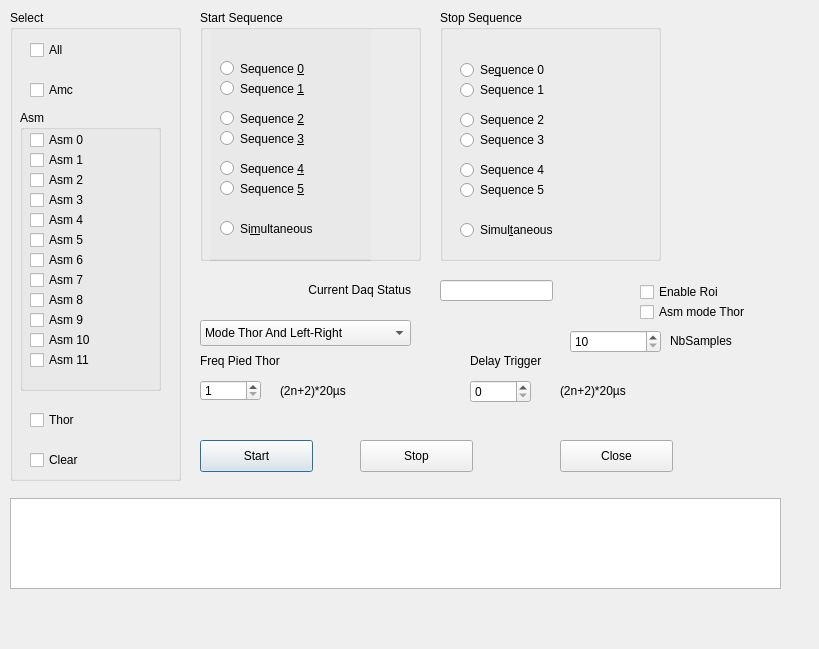
<?xml version="1.0" encoding="UTF-8"?>
<ui version="4.0">
 <class>Dial_AllDaq</class>
 <widget class="QDialog" name="Dial_AllDaq">
  <property name="geometry">
   <rect>
    <x>0</x>
    <y>0</y>
    <width>819</width>
    <height>649</height>
   </rect>
  </property>
  <property name="windowTitle">
   <string>DAQ All Module </string>
  </property>
  <widget class="QCheckBox" name="checkBox_Amc">
   <property name="geometry">
    <rect>
     <x>30</x>
     <y>80</y>
     <width>86</width>
     <height>20</height>
    </rect>
   </property>
   <property name="text">
    <string>Amc</string>
   </property>
  </widget>
  <widget class="QCheckBox" name="checkBox_Asm_0">
   <property name="geometry">
    <rect>
     <x>30</x>
     <y>130</y>
     <width>86</width>
     <height>20</height>
    </rect>
   </property>
   <property name="text">
    <string>Asm 0</string>
   </property>
  </widget>
  <widget class="QCheckBox" name="checkBox_Thor">
   <property name="geometry">
    <rect>
     <x>30</x>
     <y>410</y>
     <width>86</width>
     <height>20</height>
    </rect>
   </property>
   <property name="text">
    <string>Thor</string>
   </property>
  </widget>
  <widget class="QPushButton" name="pushButton_Start">
   <property name="geometry">
    <rect>
     <x>200</x>
     <y>440</y>
     <width>113</width>
     <height>32</height>
    </rect>
   </property>
   <property name="text">
    <string>Start</string>
   </property>
  </widget>
  <widget class="QPushButton" name="pushButton_Close">
   <property name="geometry">
    <rect>
     <x>560</x>
     <y>440</y>
     <width>113</width>
     <height>32</height>
    </rect>
   </property>
   <property name="text">
    <string>Close</string>
   </property>
  </widget>
  <widget class="QTextEdit" name="textEdit_Msg">
   <property name="geometry">
    <rect>
     <x>10</x>
     <y>498</y>
     <width>771</width>
     <height>91</height>
    </rect>
   </property>
  </widget>
  <widget class="QGroupBox" name="groupBox">
   <property name="geometry">
    <rect>
     <x>10</x>
     <y>10</y>
     <width>171</width>
     <height>471</height>
    </rect>
   </property>
   <property name="title">
    <string>Select</string>
   </property>
   <widget class="QGroupBox" name="groupBox_2">
    <property name="geometry">
     <rect>
      <x>10</x>
      <y>100</y>
      <width>141</width>
      <height>281</height>
     </rect>
    </property>
    <property name="title">
     <string>Asm</string>
    </property>
   </widget>
  </widget>
  <widget class="QCheckBox" name="checkBox_Asm_1">
   <property name="geometry">
    <rect>
     <x>30</x>
     <y>150</y>
     <width>86</width>
     <height>20</height>
    </rect>
   </property>
   <property name="text">
    <string>Asm 1</string>
   </property>
  </widget>
  <widget class="QCheckBox" name="checkBox_Asm_2">
   <property name="geometry">
    <rect>
     <x>30</x>
     <y>170</y>
     <width>86</width>
     <height>20</height>
    </rect>
   </property>
   <property name="text">
    <string>Asm 2</string>
   </property>
  </widget>
  <widget class="QCheckBox" name="checkBox_Asm_3">
   <property name="geometry">
    <rect>
     <x>30</x>
     <y>190</y>
     <width>86</width>
     <height>20</height>
    </rect>
   </property>
   <property name="text">
    <string>Asm 3</string>
   </property>
  </widget>
  <widget class="QCheckBox" name="checkBox_Asm_4">
   <property name="geometry">
    <rect>
     <x>30</x>
     <y>210</y>
     <width>86</width>
     <height>20</height>
    </rect>
   </property>
   <property name="text">
    <string>Asm 4</string>
   </property>
  </widget>
  <widget class="QCheckBox" name="checkBox_Asm_5">
   <property name="geometry">
    <rect>
     <x>30</x>
     <y>230</y>
     <width>86</width>
     <height>20</height>
    </rect>
   </property>
   <property name="text">
    <string>Asm 5</string>
   </property>
  </widget>
  <widget class="QCheckBox" name="checkBox_Asm_6">
   <property name="geometry">
    <rect>
     <x>30</x>
     <y>250</y>
     <width>86</width>
     <height>20</height>
    </rect>
   </property>
   <property name="text">
    <string>Asm 6</string>
   </property>
  </widget>
  <widget class="QCheckBox" name="checkBox_Asm_7">
   <property name="geometry">
    <rect>
     <x>30</x>
     <y>270</y>
     <width>86</width>
     <height>20</height>
    </rect>
   </property>
   <property name="text">
    <string>Asm 7</string>
   </property>
  </widget>
  <widget class="QCheckBox" name="checkBox_Asm_8">
   <property name="geometry">
    <rect>
     <x>30</x>
     <y>290</y>
     <width>86</width>
     <height>20</height>
    </rect>
   </property>
   <property name="text">
    <string>Asm 8</string>
   </property>
  </widget>
  <widget class="QCheckBox" name="checkBox_Asm_9">
   <property name="geometry">
    <rect>
     <x>30</x>
     <y>310</y>
     <width>86</width>
     <height>20</height>
    </rect>
   </property>
   <property name="text">
    <string>Asm 9</string>
   </property>
  </widget>
  <widget class="QCheckBox" name="checkBox_Asm_10">
   <property name="geometry">
    <rect>
     <x>30</x>
     <y>330</y>
     <width>86</width>
     <height>20</height>
    </rect>
   </property>
   <property name="text">
    <string>Asm 10</string>
   </property>
  </widget>
  <widget class="QCheckBox" name="checkBox_Asm_11">
   <property name="geometry">
    <rect>
     <x>30</x>
     <y>350</y>
     <width>86</width>
     <height>20</height>
    </rect>
   </property>
   <property name="text">
    <string>Asm 11</string>
   </property>
  </widget>
  <widget class="QCheckBox" name="checkBox_All">
   <property name="geometry">
    <rect>
     <x>30</x>
     <y>40</y>
     <width>86</width>
     <height>20</height>
    </rect>
   </property>
   <property name="text">
    <string>All</string>
   </property>
  </widget>
  <widget class="QCheckBox" name="checkBox_Clear">
   <property name="geometry">
    <rect>
     <x>30</x>
     <y>450</y>
     <width>86</width>
     <height>20</height>
    </rect>
   </property>
   <property name="text">
    <string>Clear</string>
   </property>
  </widget>
  <widget class="QRadioButton" name="radioButton_seqON_0">
   <property name="geometry">
    <rect>
     <x>220</x>
     <y>60</y>
     <width>141</width>
     <height>17</height>
    </rect>
   </property>
   <property name="text">
    <string>Sequence &amp;0</string>
   </property>
  </widget>
  <widget class="QRadioButton" name="radioButton_seqON_1">
   <property name="geometry">
    <rect>
     <x>220</x>
     <y>80</y>
     <width>141</width>
     <height>17</height>
    </rect>
   </property>
   <property name="text">
    <string>Sequence &amp;1</string>
   </property>
  </widget>
  <widget class="QRadioButton" name="radioButton_seqON_2">
   <property name="geometry">
    <rect>
     <x>220</x>
     <y>110</y>
     <width>141</width>
     <height>17</height>
    </rect>
   </property>
   <property name="text">
    <string>Sequence &amp;2</string>
   </property>
  </widget>
  <widget class="QRadioButton" name="radioButton_seqON_3">
   <property name="geometry">
    <rect>
     <x>220</x>
     <y>130</y>
     <width>141</width>
     <height>17</height>
    </rect>
   </property>
   <property name="text">
    <string>Sequence &amp;3</string>
   </property>
  </widget>
  <widget class="QRadioButton" name="radioButton_seqON_4">
   <property name="geometry">
    <rect>
     <x>220</x>
     <y>160</y>
     <width>141</width>
     <height>17</height>
    </rect>
   </property>
   <property name="text">
    <string>Sequence &amp;4</string>
   </property>
  </widget>
  <widget class="QRadioButton" name="radioButton_seqON_5">
   <property name="geometry">
    <rect>
     <x>220</x>
     <y>180</y>
     <width>141</width>
     <height>17</height>
    </rect>
   </property>
   <property name="text">
    <string>Sequence &amp;5</string>
   </property>
  </widget>
  <widget class="QRadioButton" name="radioButton_seqON_6">
   <property name="geometry">
    <rect>
     <x>220</x>
     <y>220</y>
     <width>141</width>
     <height>17</height>
    </rect>
   </property>
   <property name="text">
    <string>Si&amp;multaneous</string>
   </property>
  </widget>
  <widget class="QPushButton" name="pushButton_Stop">
   <property name="geometry">
    <rect>
     <x>360</x>
     <y>440</y>
     <width>113</width>
     <height>32</height>
    </rect>
   </property>
   <property name="text">
    <string>Stop</string>
   </property>
  </widget>
  <widget class="QWidget" name="widget" native="true">
   <property name="geometry">
    <rect>
     <x>440</x>
     <y>40</y>
     <width>191</width>
     <height>211</height>
    </rect>
   </property>
   <widget class="QRadioButton" name="radioButton_seqOFF_0">
    <property name="geometry">
     <rect>
      <x>20</x>
      <y>20</y>
      <width>181</width>
      <height>20</height>
     </rect>
    </property>
    <property name="text">
     <string>Se&amp;quence 0</string>
    </property>
   </widget>
   <widget class="QRadioButton" name="radioButton_seqOFF_1">
    <property name="geometry">
     <rect>
      <x>20</x>
      <y>40</y>
      <width>181</width>
      <height>20</height>
     </rect>
    </property>
    <property name="text">
     <string>Sequence 1</string>
    </property>
   </widget>
   <widget class="QRadioButton" name="radioButton_seqOFF_2">
    <property name="geometry">
     <rect>
      <x>20</x>
      <y>70</y>
      <width>181</width>
      <height>20</height>
     </rect>
    </property>
    <property name="text">
     <string>Sequence 2</string>
    </property>
   </widget>
   <widget class="QRadioButton" name="radioButton_seqOFF_3">
    <property name="geometry">
     <rect>
      <x>20</x>
      <y>90</y>
      <width>181</width>
      <height>20</height>
     </rect>
    </property>
    <property name="text">
     <string>Sequence 3</string>
    </property>
   </widget>
   <widget class="QRadioButton" name="radioButton_seqOFF_4">
    <property name="geometry">
     <rect>
      <x>20</x>
      <y>120</y>
      <width>181</width>
      <height>20</height>
     </rect>
    </property>
    <property name="text">
     <string>Sequence 4</string>
    </property>
   </widget>
   <widget class="QRadioButton" name="radioButton_seqOFF_5">
    <property name="geometry">
     <rect>
      <x>20</x>
      <y>140</y>
      <width>181</width>
      <height>20</height>
     </rect>
    </property>
    <property name="text">
     <string>Sequence 5</string>
    </property>
   </widget>
   <widget class="QRadioButton" name="radioButton_seqOFF_6">
    <property name="geometry">
     <rect>
      <x>20</x>
      <y>180</y>
      <width>181</width>
      <height>20</height>
     </rect>
    </property>
    <property name="text">
     <string>Simul&amp;taneous</string>
    </property>
   </widget>
  </widget>
  <widget class="QWidget" name="widget_2" native="true">
   <property name="geometry">
    <rect>
     <x>210</x>
     <y>30</y>
     <width>161</width>
     <height>231</height>
    </rect>
   </property>
   <widget class="QGroupBox" name="groupBox_3">
    <property name="geometry">
     <rect>
      <x>-20</x>
      <y>-20</y>
      <width>221</width>
      <height>251</height>
     </rect>
    </property>
    <property name="title">
     <string>Start Sequence</string>
    </property>
   </widget>
  </widget>
  <widget class="QGroupBox" name="groupBox_5">
   <property name="geometry">
    <rect>
     <x>200</x>
     <y>10</y>
     <width>221</width>
     <height>251</height>
    </rect>
   </property>
   <property name="title">
    <string>Start Sequence</string>
   </property>
  </widget>
  <widget class="QGroupBox" name="groupBox_4">
   <property name="geometry">
    <rect>
     <x>440</x>
     <y>10</y>
     <width>221</width>
     <height>251</height>
    </rect>
   </property>
   <property name="title">
    <string>Stop Sequence</string>
   </property>
  </widget>
  <widget class="QLineEdit" name="lineEdit_stat">
   <property name="geometry">
    <rect>
     <x>440</x>
     <y>280</y>
     <width>113</width>
     <height>21</height>
    </rect>
   </property>
  </widget>
  <widget class="QLabel" name="label">
   <property name="geometry">
    <rect>
     <x>200</x>
     <y>280</y>
     <width>211</width>
     <height>20</height>
    </rect>
   </property>
   <property name="text">
    <string>Current Daq Status</string>
   </property>
   <property name="alignment">
    <set>Qt::AlignRight|Qt::AlignTrailing|Qt::AlignVCenter</set>
   </property>
  </widget>
  <widget class="QSpinBox" name="delayTrigthor">
   <property name="geometry">
    <rect>
     <x>470</x>
     <y>380</y>
     <width>61</width>
     <height>23</height>
    </rect>
   </property>
  </widget>
  <widget class="QLabel" name="Label_delay_trig">
   <property name="enabled">
    <bool>true</bool>
   </property>
   <property name="geometry">
    <rect>
     <x>470</x>
     <y>350</y>
     <width>101</width>
     <height>21</height>
    </rect>
   </property>
   <property name="text">
    <string>Delay Trigger</string>
   </property>
  </widget>
  <widget class="QComboBox" name="ModeDaqThor">
   <property name="geometry">
    <rect>
     <x>200</x>
     <y>320</y>
     <width>211</width>
     <height>26</height>
    </rect>
   </property>
   <item>
    <property name="text">
     <string>Mode Thor And Left-Right</string>
    </property>
   </item>
   <item>
    <property name="text">
     <string>Mode Coinc 2 Mezza</string>
    </property>
   </item>
   <item>
    <property name="text">
     <string>Mode Coinc 1 to 3 board</string>
    </property>
   </item>
   <item>
    <property name="text">
     <string>Mode Thor Piedestaux</string>
    </property>
   </item>
   <item>
    <property name="text">
     <string>Mode Thor Or</string>
    </property>
   </item>
  </widget>
  <widget class="QLabel" name="Label_freqPiedthor">
   <property name="enabled">
    <bool>true</bool>
   </property>
   <property name="geometry">
    <rect>
     <x>200</x>
     <y>350</y>
     <width>111</width>
     <height>21</height>
    </rect>
   </property>
   <property name="text">
    <string>Freq Pied Thor</string>
   </property>
  </widget>
  <widget class="QLabel" name="Label_freqPiedthorCalcul">
   <property name="enabled">
    <bool>true</bool>
   </property>
   <property name="geometry">
    <rect>
     <x>280</x>
     <y>380</y>
     <width>111</width>
     <height>21</height>
    </rect>
   </property>
   <property name="text">
    <string>(2n+2)*20µs</string>
   </property>
  </widget>
  <widget class="QSpinBox" name="FreqPiedThor">
   <property name="enabled">
    <bool>true</bool>
   </property>
   <property name="geometry">
    <rect>
     <x>200</x>
     <y>380</y>
     <width>61</width>
     <height>21</height>
    </rect>
   </property>
   <property name="minimum">
    <number>1</number>
   </property>
   <property name="maximum">
    <number>65535</number>
   </property>
  </widget>
  <widget class="QLabel" name="Label_DelayCalcul">
   <property name="enabled">
    <bool>true</bool>
   </property>
   <property name="geometry">
    <rect>
     <x>560</x>
     <y>380</y>
     <width>111</width>
     <height>21</height>
    </rect>
   </property>
   <property name="text">
    <string>(2n+2)*20µs</string>
   </property>
  </widget>
  <widget class="QCheckBox" name="AsmModeThor">
   <property name="geometry">
    <rect>
     <x>640</x>
     <y>300</y>
     <width>161</width>
     <height>24</height>
    </rect>
   </property>
   <property name="text">
    <string>Asm mode Thor</string>
   </property>
  </widget>
  <widget class="QCheckBox" name="EnableRoi">
   <property name="geometry">
    <rect>
     <x>640</x>
     <y>280</y>
     <width>161</width>
     <height>24</height>
    </rect>
   </property>
   <property name="text">
    <string>Enable Roi</string>
   </property>
  </widget>
  <widget class="QSpinBox" name="NbSamples">
   <property name="geometry">
    <rect>
     <x>570</x>
     <y>330</y>
     <width>91</width>
     <height>23</height>
    </rect>
   </property>
   <property name="minimum">
    <number>10</number>
   </property>
   <property name="maximum">
    <number>1024</number>
   </property>
  </widget>
  <widget class="QLabel" name="Label_delay_trig_2">
   <property name="enabled">
    <bool>true</bool>
   </property>
   <property name="geometry">
    <rect>
     <x>670</x>
     <y>330</y>
     <width>101</width>
     <height>21</height>
    </rect>
   </property>
   <property name="text">
    <string>NbSamples</string>
   </property>
  </widget>
  <zorder>groupBox_4</zorder>
  <zorder>groupBox_5</zorder>
  <zorder>widget_2</zorder>
  <zorder>groupBox</zorder>
  <zorder>checkBox_Amc</zorder>
  <zorder>checkBox_Asm_0</zorder>
  <zorder>checkBox_Thor</zorder>
  <zorder>pushButton_Start</zorder>
  <zorder>pushButton_Close</zorder>
  <zorder>textEdit_Msg</zorder>
  <zorder>checkBox_Asm_1</zorder>
  <zorder>checkBox_Asm_2</zorder>
  <zorder>checkBox_Asm_3</zorder>
  <zorder>checkBox_Asm_4</zorder>
  <zorder>checkBox_Asm_5</zorder>
  <zorder>checkBox_Asm_6</zorder>
  <zorder>checkBox_Asm_7</zorder>
  <zorder>checkBox_Asm_8</zorder>
  <zorder>checkBox_Asm_9</zorder>
  <zorder>checkBox_Asm_10</zorder>
  <zorder>checkBox_Asm_11</zorder>
  <zorder>checkBox_All</zorder>
  <zorder>checkBox_Clear</zorder>
  <zorder>radioButton_seqON_0</zorder>
  <zorder>radioButton_seqON_1</zorder>
  <zorder>radioButton_seqON_2</zorder>
  <zorder>radioButton_seqON_3</zorder>
  <zorder>radioButton_seqON_4</zorder>
  <zorder>radioButton_seqON_5</zorder>
  <zorder>radioButton_seqON_6</zorder>
  <zorder>pushButton_Stop</zorder>
  <zorder>widget</zorder>
  <zorder>lineEdit_stat</zorder>
  <zorder>label</zorder>
  <zorder>delayTrigthor</zorder>
  <zorder>Label_delay_trig</zorder>
  <zorder>ModeDaqThor</zorder>
  <zorder>Label_freqPiedthor</zorder>
  <zorder>Label_freqPiedthorCalcul</zorder>
  <zorder>FreqPiedThor</zorder>
  <zorder>Label_DelayCalcul</zorder>
  <zorder>AsmModeThor</zorder>
  <zorder>EnableRoi</zorder>
  <zorder>NbSamples</zorder>
  <zorder>Label_delay_trig_2</zorder>
 </widget>
 <resources/>
 <connections/>
</ui>
